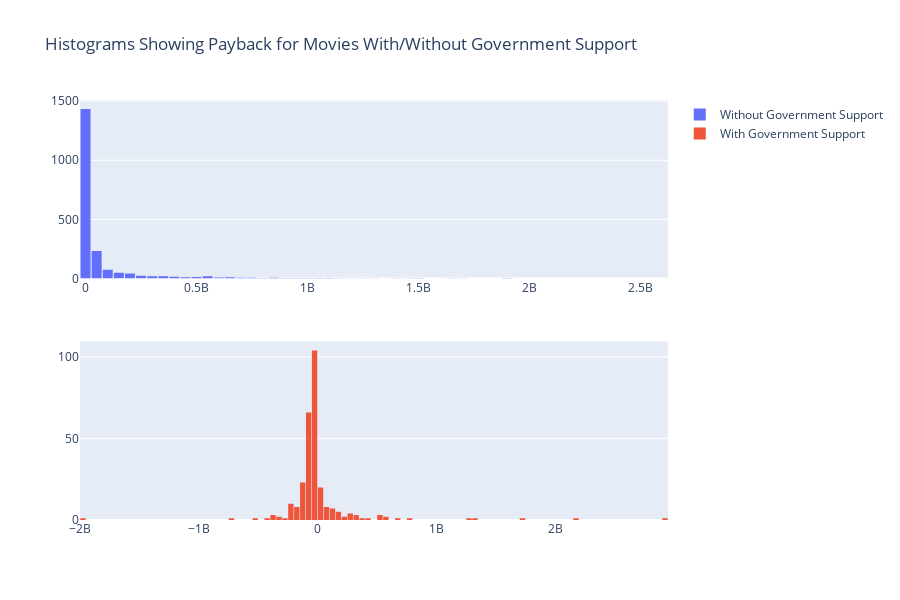
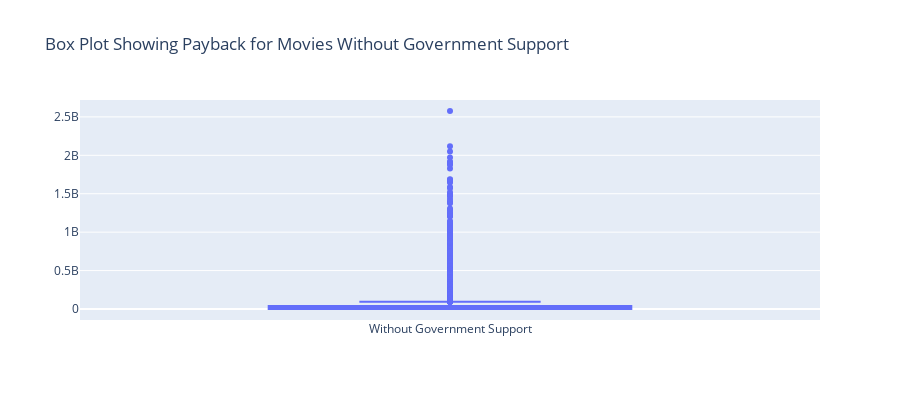

Notebook code cell kept with these figures, in order:
### Markdown cell above
**Let's compare how movies with and without government support pay for themselves.**

### Code cell
df_right_budget = data_sr.copy()
df_right_budget['payback'] = df_right_budget['box_office'] - df_right_budget['budget']

# Divide the DataFrame into two based on whether the movie received government support
df_no_support = df_right_budget[(df_right_budget['refundable_support'] == 0) & (df_right_budget['nonrefundable_support'] == 0)]
df_with_support = df_right_budget[(df_right_budget['refundable_support'] > 0) | (df_right_budget['nonrefundable_support'] > 0)]

# Create subplots: 2 rows
fig = sp.make_subplots(rows=2, cols=1)

# Add histogram for movies without government support
fig.add_trace(
    go.Histogram(x=df_no_support['payback'], name='Without Government Support', nbinsx=100),
    row=1, col=1)

# Add histogram for movies with government support
fig.add_trace(
    go.Histogram(x=df_with_support['payback'], name='With Government Support', nbinsx=100),
    row=2, col=1)

fig.update_layout(height=600, width=900, title_text="Histograms Showing Payback for Movies With/Without Government Support", bargap=0.1)

fig.show()

# Create box plot for movies without government support
fig1 = go.Figure()
fig1.add_trace(go.Box(y=df_no_support['payback'], name='Without Government Support'))
fig1.update_layout(height=400, width=900, title_text="Box Plot Showing Payback for Movies Without Government Support")

fig1.show()

# Create box plot for movies with government support
fig2 = go.Figure()
fig2.add_trace(go.Box(y=df_with_support['payback'], name='With Government Support'))
fig2.update_layout(height=400, width=900, title_text="Box Plot Showing Payback for Movies With Government Support")

fig2.show(renderer="svg")

### Figure 1 — Plotly figure (JSON) as saved in the notebook; plotly's stock layout.template omitted (floating-point values rounded to 4 significant figures; data arrays with more than 128 entries replaced by an {"elided": "..."} marker saying what was removed)
{"data": [{"name": "Without Government Support", "nbinsx": 100, "type": "histogram", "x": {"elided": "3535 float values"}, "xaxis": "x", "yaxis": "y"}, {"name": "With Government Support", "nbinsx": 100, "type": "histogram", "x": {"elided": "298 float values"}, "xaxis": "x2", "yaxis": "y2"}], "layout": {"bargap": 0.1, "height": 600, "title": {"text": "Histograms Showing Payback for Movies With/Without Government Support"}, "width": 900, "xaxis": {"anchor": "y", "domain": [0, 1]}, "xaxis2": {"anchor": "y2", "domain": [0, 1]}, "yaxis": {"anchor": "x", "domain": [0.575, 1]}, "yaxis2": {"anchor": "x2", "domain": [0, 0.425]}}}

### Figure 2 — Plotly figure (JSON) as saved in the notebook; plotly's stock layout.template omitted (floating-point values rounded to 4 significant figures; data arrays with more than 128 entries replaced by an {"elided": "..."} marker saying what was removed)
{"data": [{"name": "Without Government Support", "type": "box", "y": {"elided": "3535 float values"}}], "layout": {"height": 400, "title": {"text": "Box Plot Showing Payback for Movies Without Government Support"}, "width": 900}}
